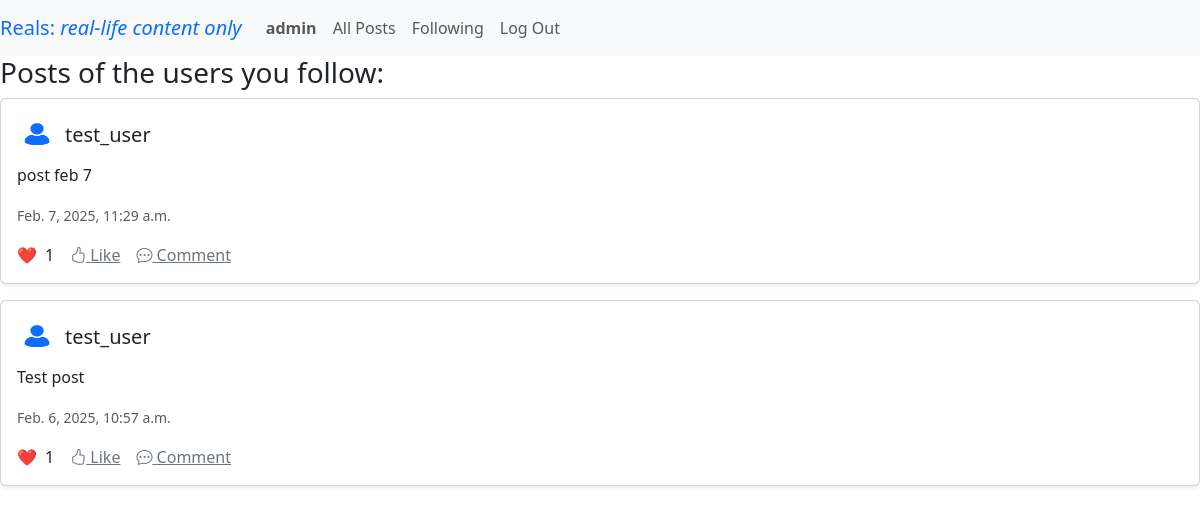
Screenshot of /followed_posts (signed in) with the database file from the repository.
### network/models.py (models this page shows, shortened)
class User(AbstractUser):
    pass

class Post(models.Model):
    user = models.ForeignKey(User, on_delete=models.CASCADE, related_name="posts")
    content = models.TextField(max_length=1000)
    timestamp = models.DateTimeField(auto_now_add=True)
    likes = models.ManyToManyField(User, blank=True, related_name="liked_posts")
    active = models.BooleanField(default=True) # the admin can block users
    def like_count(self):
        return self.likes.count()
    class Meta:
        ordering = ['-timestamp']

### network/views.py (the view)
# urls.py: path('followed_posts', views.followed_posts, name='followed_posts'),
@login_required
def followed_posts(request):
    followed_users = Following.objects.filter(follower=request.user).values_list('followed', flat=True)
    followed_posts = Post.objects.filter(user__in=followed_users).order_by('-timestamp')
    paginator = Paginator(followed_posts, 10)  # display 10 posts at a time
    page_number = request.GET.get('page')
    page_obj = paginator.get_page(page_number)
    return render(request, 'network/followed_posts.html', {'page_obj': page_obj})

### network/templates/network/followed_posts.html
{% extends "network/layout.html" %}
{% block body %}
<h3>  Posts of the users you follow: </h3>
{% include 'network/partials/posts.html' %}
{% endblock %}

### network/templates/network/layout.html (shortened to what this page needs)
{% load static %}
<!DOCTYPE html>
<html lang="en">
    <head>
        <link href="https://cdn.jsdelivr.net/npm/bootstrap@5.3.2/dist/css/bootstrap.min.css" rel="stylesheet">
        <link href="{% static 'network/styles.css' %}" rel="stylesheet">
    </head>
    <body>
        <nav class="navbar navbar-expand-lg navbar-light bg-light">
            <a class="navbar-brand text-primary" href="{% url 'home' %}">
                Reals: <span class="fst-italic">real-life content only</span>
            </a>
            <div>
              <ul class="navbar-nav mr-auto">
                {% if user.is_authenticated %}
                    <li class="nav-item">
                        <a class="nav-link" href="#"><strong>{{ user.username }}</strong></a>
                    </li>
                {% endif %}
                <li class="nav-item">
                  <a class="nav-link" href="{% url 'home' %}">All Posts</a>
                </li>
                {% if user.is_authenticated %}
                    <li class="nav-item">
                        <a class="nav-link" href="{% url 'followed_posts' %}">Following</a>
                    </li>
                    <li class="nav-item">
                        <a class="nav-link" href="{% url 'logout' %}">Log Out</a>
                    </li>
                {% endif %}
              </ul>
            </div>
          </nav>
        <div class="body">
            {% block body %}
            {% endblock %}
    </body>
</html>

### network/templates/network/partials/post.html (shortened to what this page needs)
{% load static %}
<div id="post-{{ post.id }}" class="card mb-3 shadow-sm rounded">
    <div class="card-body">
        <div class="d-flex align-items-center">
            <img src="{% static 'network/network_profile_user.jpg' %}" alt="Profile" class="rounded-circle me-2" width="40" height="40">
            <h5 class="card-title mb-0">
                <a href="{% url 'profile' user_id=post.user.id %}" class="text-dark text-decoration-none">
                    {{ post.user }}
                </a>
            </h5>
        </div>
        <p class="mt-2">{{ post.content }}</p>
        <small class="text-muted">{{ post.timestamp }}</small>
        <div class="d-flex align-items-center mt-3">
            <span class="text-danger me-2">❤️</span> <span class="me-3">{{ post.like_count }}</span>
            {% if user == post.user %}
                <button class="btn btn-primary"
                        hx-get="{% url 'edit_post' post_id=post.id %}"
                        hx-target="#post-{{ post.id }}"
                        hx-swap="outerHTML"
                        id="edit-btn">
                    <i class="bi bi-pencil-square"></i> Edit
                </button>
            {% else %}
                <a href="#" class="text-secondary me-3">
                    <i class="bi bi-hand-thumbs-up"></i> Like
                </a>
                <a href="#" class="text-secondary">
                    <i class="bi bi-chat-dots"></i> Comment
                </a>
            {% endif %}
        </div>
        </div>
</div>

### rows the page displays
User: username "admin"
Post: user "test_user", content "post feb 7", timestamp "Feb. 7, 2025, 11:29 a.m.", like_count "1", shows "Like"
Post: user "test_user", content "Test post", timestamp "Feb. 6, 2025, 10:57 a.m.", like_count "1", shows "Like"
